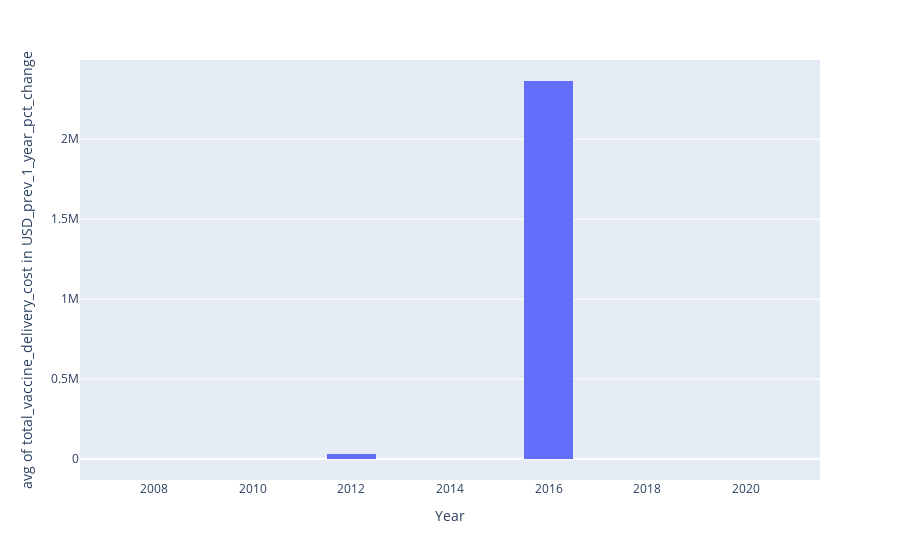

Notebook source saved alongside this figure:
### Code cell
fig = px.histogram(merged_df, x='Year', histfunc='avg', y='total_vaccine_delivery_cost in USD_prev_1_year_pct_change')
fig

### Figure 1 — Plotly figure (JSON) as saved in the notebook; plotly's stock layout.template omitted (floating-point values rounded to 4 significant figures; data arrays with more than 128 entries replaced by an {"elided": "..."} marker saying what was removed)
{"data": [{"alignmentgroup": "True", "bingroup": "x", "histfunc": "avg", "hovertemplate": "Year=%{x}<br>avg of total_vaccine_delivery_cost in USD_prev_1_year_pct_change=%{y}<extra></extra>", "legendgroup": "", "marker": {"color": "#636efa", "pattern": {"shape": ""}}, "name": "", "offsetgroup": "", "orientation": "v", "showlegend": false, "type": "histogram", "x": {"elided": "2192 str values"}, "xaxis": "x", "y": {"elided": "2192 float values"}, "yaxis": "y"}], "layout": {"barmode": "relative", "legend": {"tracegroupgap": 0}, "margin": {"t": 60}, "xaxis": {"anchor": "y", "domain": [0, 1], "title": {"text": "Year"}}, "yaxis": {"anchor": "x", "domain": [0, 1], "title": {"text": "avg of total_vaccine_delivery_cost in USD_prev_1_year_pct_change"}}}}
